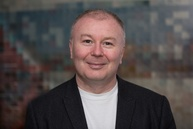
#> input picture DAT263x/DAT263x-demos/Vision/img.jpg, 193 x 129 px, shrunk from 650 x 433 before the run
$ jupyter execute --allow-errors 'Images - Demo.ipynb'   (shell and % lines are left out)
#> lines starting #> are read from the running program, lines starting #| are printed output that depends on the picture
# Computer Vision

## Manipulating Images

### Load an Image

[cell 1]
from matplotlib.pyplot import imshow
from PIL import Image
import numpy as np
import skimage.color as sc


i = np.array(Image.open('img.jpg'))
#> i is the input picture: shape (129, 193, 3); mean R, G, B 84.2, 75.9, 75.5
imshow(i)

### Examine Numerical Properties of the Image

[cell 2]
type(i)

[cell 3]
i.dtype

[cell 4]
i.shape
#> Out = (129, 193, 3)

[cell 5]
i_mono = sc.rgb2gray(i)
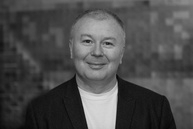
#> i_mono: shape (129, 193) float64; min 0.0321, max 0.859, mean 0.304
imshow(i_mono, cmap='gray')
i_mono.shape
#> Out = (129, 193)

### View Pixel Value Distributions
Plot a histogram

[cell 6]
def im_hist(img):
    import matplotlib.pyplot as plt
    fig = plt.figure(figsize=(8, 6))
    fig.clf()
    ax = fig.gca()
    ax.hist(img.flatten(), bins = 256)
    plt.show()
#> figure, not shown here; tallest bar 549 high, from x = 0.1 to 0.103

im_hist(i_mono)

Plot a cumulative histogram

[cell 7]
def im_cdf(img):
    import matplotlib.pyplot as plt
    fig = plt.figure(figsize=(8, 6))
    fig.clf()
    ax = fig.gca()
    ax.hist(img.flatten(), bins = 256, cumulative=True)
    plt.show()
#> figure, not shown here; tallest bar 24897 high, from x = 0.856 to 0.859

im_cdf(i_mono)

### Equalize the Image
Use skimage library to equalize the image.

[cell 8]
from skimage import exposure

i_eq = exposure.equalize_hist(i_mono)
imshow(i_eq, cmap='gray')

View the histogram and CDF plots:

[cell 9]
im_hist(i_eq)
im_cdf(i_eq)
#> in im_cdf (call 2), `plt.show()`:
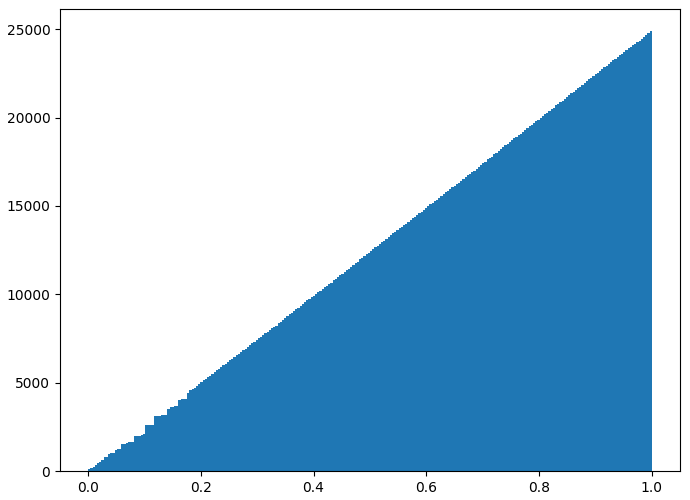
#> figure drawn by matplotlib, 1 panel; tallest bar 24897 high, from x = 0.996 to 1

## Denoising with Filters

### Add Noise

[cell 10]
import skimage
i_n = skimage.util.random_noise(i_eq)
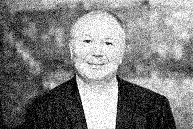
#> i_n: shape (129, 193) float64; min 0, max 1, mean 0.503
imshow(i_n, cmap="gray")

### Use a Gaussian Filter

[cell 11]
def gauss_filter(im, sigma = 10):
#> called with sigma = 10
    from scipy.ndimage.filters import gaussian_filter as gf
    import numpy as np
    return gf(im, sigma = sigma)
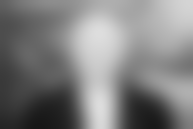
#> returned value: shape (129, 193) float64; min 0.0901, max 0.87, mean 0.503
i_g = gauss_filter(i_n)
imshow(i_g, cmap="gray")

### Use a Median Filter

[cell 12]
def med_filter(im, size = 10):
#> called with size = 10
    from scipy.ndimage.filters import median_filter as mf
    import numpy as np
    return mf(im, size = size)
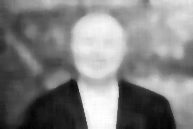
#> returned value: shape (129, 193) float64; min 0.00537, max 1, mean 0.507
i_m = med_filter(i_n)
imshow(i_m, cmap="gray")

### Extract Features

#### Sobel Edge Detection

[cell 13]
def edge_sobel(image):
    from scipy import ndimage
    import skimage.color as sc
    import numpy as np
    image = sc.rgb2gray(image) # Convert color image to gray scale
    dx = ndimage.sobel(image, 1)  # horizontal derivative
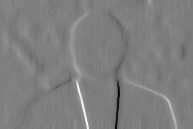
#> dx: shape (129, 193) float64; min -2.66, max 2.71, mean 0.0168; drawn with min black and max white
    dy = ndimage.sobel(image, 0)  # vertical derivative
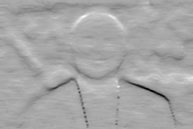
#> dy: shape (129, 193) float64; min -1.75, max 0.886, mean -0.0281; drawn with min black and max white
    mag = np.hypot(dx, dy)  # magnitude
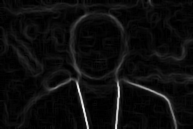
#> mag: shape (129, 193) float64; min 0, max 2.87, mean 0.156; drawn with min black and max white
    mag *= 255.0 / np.amax(mag)  # normalize (Q&D)
    mag = mag.astype(np.uint8)
    return mag

i_edge = edge_sobel(i_m)
imshow(i_edge, cmap="gray")

#### Harris Corner Detection

[cell 14]
def corner_harr(im, min_distance = 10):
#> called with min_distance = 10
    from skimage.feature import corner_harris, corner_peaks
    mag = corner_harris(im)
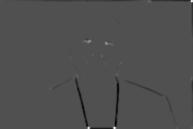
#> mag: shape (129, 193) float64; min -2.69, max 5.8, mean -0.0262; drawn with min black and max white
    return corner_peaks(mag, min_distance = min_distance)

harris = corner_harr(i_eq, 10)
#> harris = 27 pairs, first value 18 to 113, second value 15 to 181


def plot_harris(im, harris, markersize = 20, color = 'red'):
    import matplotlib.pyplot as plt
    import numpy as np
    fig = plt.figure(figsize=(6, 6))
    fig.clf()
    ax = fig.gca()
    ax.imshow(np.array(im).astype(float), cmap="gray")
    ax.plot(harris[:, 1], harris[:, 0], 'r+', color = color, markersize=markersize)
    return 'Done'

plot_harris(i_eq, harris)
#> Out = 'Done'
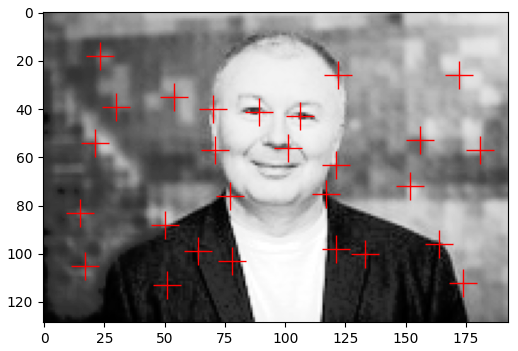
#> figure drawn by matplotlib, 1 panel

The corner detection algorithm has identified the eyes in the image.

## Image Classification

### Custom Vision API
https://www.customvision.ai/projects

[cell 15]
from matplotlib.pyplot import imshow
from PIL import Image
import requests
from io import BytesIO
import http.client, urllib.request, urllib.parse, urllib.error, base64, json

img_url = 'https://raw.githubusercontent.com/MicrosoftLearning/AI-Introduction/master/files/Vision/Test.jpg'

headers = {
    # Request headers
    'Content-Type': 'application/json',
    'Prediction-key': 'YOUR_KEY_HERE',
}

params = urllib.parse.urlencode({
})

body = "{'Url':'" + img_url + "'}"

try:
    # Get the predicted tags
    conn = http.client.HTTPSConnection('southcentralus.api.cognitive.microsoft.com')
    conn.request("POST", "/customvision/v1.1/Prediction/YOUR_ID_HERE/url?%s" % params, body, headers)
    response = conn.getresponse()
    data = response.read()
    strData = data.decode("UTF-8")
    parsed = json.loads(strData)

    # sort the tags by probability and get the highest one
    sorted_predictions = dict(parsed)
    sorted_predictions['Predictions'] = sorted(parsed['Predictions'], key=lambda x : x['Probability'], reverse=True)
    print(sorted_predictions['Predictions'][0]['Tag'])
    conn.close()

    # Get the image and show it
    response = requests.get(img_url)
    img = Image.open(BytesIO(response.content))
    imshow(img)
except Exception as e:
    print("[Errno {0}] {1}".format(e.errno, e.strerror))

## Use the Computer Vision API
https://portal.azure.com.

[cell 16]
visionURI = 'REGION.api.cognitive.microsoft.com'
visionKey = 'YOUR_KEY_HERE'

### Get An Image from a URL

[cell 17]
from matplotlib.pyplot import imshow
from PIL import Image
import requests
from io import BytesIO

img_url = 'https://raw.githubusercontent.com/MicrosoftLearning/AI-Introduction/master/files/graeme2.jpg'

# Get the image and show it
#> (the rest of this cell did not finish here and is left out)

### Use the Computer Vision API to Get Image Features

[cell 18]
def get_image_features(img_url):
    import http.client, urllib.request, urllib.parse, urllib.error, base64, json

    headers = {
        # Request headers.
        'Content-Type': 'application/json',
        'Ocp-Apim-Subscription-Key': visionKey,
    }

    params = urllib.parse.urlencode({
        # Request parameters. All of them are optional.
        'visualFeatures': 'Categories,Description,Color',
        'language': 'en',
    })

    body = "{'url':'" + img_url + "'}"

    try:
        # Execute the REST API call and get the response.
        conn = http.client.HTTPSConnection(visionURI)
        conn.request("POST", "/vision/v1.0/analyze?%s" % params, body, headers)
        response = conn.getresponse()
        data = response.read().decode("UTF-8")

        # 'data' contains the JSON response.
        parsed = json.loads(data)
        if response is not None:
            return parsed
        conn.close()


    except Exception as e:
        print('Error:')
        print(e)

jsonData = get_image_features(img_url)
#> (the rest of this cell did not finish here and is left out)

Get the full response

[cell 19]
# View the full details returned
import http.client, urllib.request, urllib.parse, urllib.error, base64, json
print (json.dumps(jsonData, sort_keys=True, indent=2))

Let's try with a different image:

[cell 20]
img_url = 'https://raw.githubusercontent.com//MicrosoftLearning/AI-Introduction/master/files/uke.jpg'

# Get the image and show it
#> (the rest of this cell did not finish here and is left out)

How about something a little more complex?

[cell 21]
img_url = 'https://raw.githubusercontent.com/MicrosoftLearning/AI-Introduction/master/files/soccer.jpg'

# Get the image and show it
#> (the rest of this cell did not finish here and is left out)

## Using the Face API

### Create a Face API Service
https://portal.azure.com.

[cell 22]
faceURI = "https://REGION.api.cognitive.microsoft.com/face/v1.0/"
faceKey = "YOUR_KEY_HERE"

Install the Face SDK package. This makes it easier to work with.

Detect a face in an image:

[cell 23]
import requests
from io import BytesIO
from matplotlib.pyplot import imshow
from PIL import Image, ImageDraw
import cognitive_face as CF

# Set URI and Key
CF.Key.set(faceKey)
#> (this line was passed over: cognitive_face is not available in this run)
CF.BaseUrl.set(faceURI)
#> (this line was passed over: cognitive_face is not available in this run)
